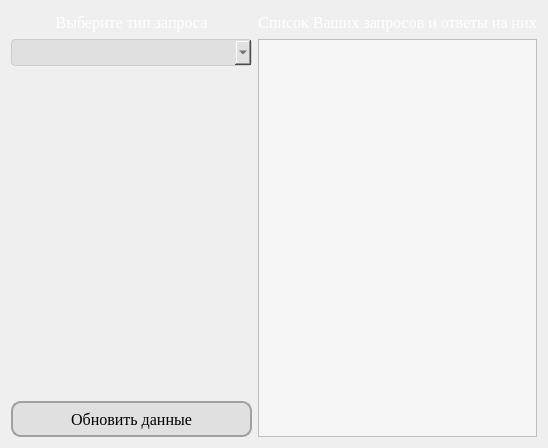
      <widget class="QWidget" name="got_queries">
       <layout class="QGridLayout" name="gridLayout_4">
        <item row="0" column="0">
         <widget class="QLabel" name="label_13">
          <property name="minimumSize">
           <size>
            <width>241</width>
            <height>22</height>
           </size>
          </property>
          <property name="maximumSize">
           <size>
            <width>241</width>
            <height>22</height>
           </size>
          </property>
          <property name="font">
           <font>
            <family>Times New Roman</family>
            <pointsize>12</pointsize>
           </font>
          </property>
          <property name="styleSheet">
           <string notr="true">color: rgb(255, 255, 255);</string>
          </property>
          <property name="text">
           <string>Выберите тип запроса</string>
          </property>
          <property name="alignment">
           <set>Qt::AlignCenter</set>
          </property>
         </widget>
        </item>
        <item row="0" column="1">
         <widget class="QLabel" name="label_12">
          <property name="font">
           <font>
            <family>Times New Roman</family>
            <pointsize>12</pointsize>
           </font>
          </property>
          <property name="styleSheet">
           <string notr="true">color: rgb(255, 255, 255);</string>
          </property>
          <property name="text">
           <string>Список Ваших запросов и ответы на них</string>
          </property>
          <property name="alignment">
           <set>Qt::AlignCenter</set>
          </property>
         </widget>
        </item>
        <item row="1" column="0">
         <widget class="QComboBox" name="comboBox_requestCategoriesForCheck">
          <property name="minimumSize">
           <size>
            <width>241</width>
            <height>16</height>
           </size>
          </property>
          <property name="maximumSize">
           <size>
            <width>241</width>
            <height>31</height>
           </size>
          </property>
          <property name="font">
           <font>
            <family>Times New Roman</family>
            <pointsize>12</pointsize>
           </font>
          </property>
          <property name="layoutDirection">
           <enum>Qt::LeftToRight</enum>
          </property>
          <property name="styleSheet">
           <string notr="true">/* Стили для самого комбобокса */
QComboBox {
    border: 1px solid #ccc;
    border-radius: 4px;
    padding: 2px 4px; /* Уменьшает внутренние отступы */
    background-color: #E0E0E0;
    color: #333;
    min-height: 10px;
}

/* Стили для выпадающего списка */
QComboBox QAbstractItemView {
    border: 1px solid #ccc;
    background-color: #E0E0E0;
}

/* Стили для выбранного элемента в выпадающем списке */
QComboBox QAbstractItemView::item:selected {
    background-color: rgb(177, 177, 177); /* Устанавливает цвет фона для выбранного элемента */
    color: #333;
}

/* Стили для невыбранных элементов в выпадающем списке */
QComboBox QAbstractItemView::item {
    background-color: #E0E0E0;
    color: #333;
    padding: 2px; /* Уменьшает внутренние отступы для элементов */
    min-height: 15px; /* Устанавливает минимальную высоту для элементов */
}
</string>
          </property>
         </widget>
        </item>
        <item row="1" column="1" rowspan="3">
         <widget class="QTableView" name="tableView_employeeRequestsData">
          <property name="styleSheet">
           <string notr="true">QTableView {
    background-color: #f5f5f5; /* Цвет фона */
    color: #333; /* Цвет текста */
    gridline-color: #ccc; /* Цвет линий сетки */
}

QTableView::item:selected {
    background-color: #a0d9ff; /* Цвет фона для выбранной ячейки */
    color: #333; /* Цвет текста для выбранной ячейки */
}

QHeaderView::section {
    background-color: #4c7c99; /* Цвет фона заголовков столбцов */
    color: white; /* Цвет текста заголовков столбцов */
    padding: 4px; /* Отступы внутри заголовков столбцов */
    border: 1px solid #2e5066; /* Граница вокруг заголовков столбцов */
}

QTableView::horizontalHeader {
    background-color: #4c7c99; /* Цвет фона горизонтального заголовка */
    color: white; /* Цвет текста горизонтального заголовка */
}

QTableView::verticalHeader {
    background-color: #4c7c99; /* Цвет фона вертикального заголовка */
    color: white; /* Цвет текста вертикального заголовка */
}
</string>
          </property>
          <property name="frameShadow">
           <enum>QFrame::Raised</enum>
          </property>
          <property name="editTriggers">
           <set>QAbstractItemView::NoEditTriggers</set>
          </property>
          <property name="gridStyle">
           <enum>Qt::SolidLine</enum>
          </property>
          <property name="sortingEnabled">
           <bool>true</bool>
          </property>
         </widget>
        </item>
        <item row="2" column="0">
         <spacer name="verticalSpacer_2">
          <property name="orientation">
           <enum>Qt::Vertical</enum>
          </property>
          <property name="sizeHint" stdset="0">
           <size>
            <width>160</width>
            <height>329</height>
           </size>
          </property>
         </spacer>
        </item>
        <item row="3" column="0">
         <widget class="QPushButton" name="pushButton_updateEmpRequestsData">
          <property name="minimumSize">
           <size>
            <width>241</width>
            <height>36</height>
           </size>
          </property>
          <property name="maximumSize">
           <size>
            <width>241</width>
            <height>36</height>
           </size>
          </property>
          <property name="font">
           <font>
            <family>Times New Roman</family>
            <pointsize>12</pointsize>
           </font>
          </property>
          <property name="cursor">
           <cursorShape>PointingHandCursor</cursorShape>
          </property>
          <property name="styleSheet">
           <string notr="true">QPushButton {
    background-color: #E0E0E0;
    border-radius: 10px;
    border: 2px solid #A0A0A0;
    padding: 5px 10px;
}

QPushButton:hover {
    background-color: #CCCCCC;
}
</string>
          </property>
          <property name="text">
           <string>Обновить данные</string>
          </property>
         </widget>
        </item>
       </layout>
      </widget>
